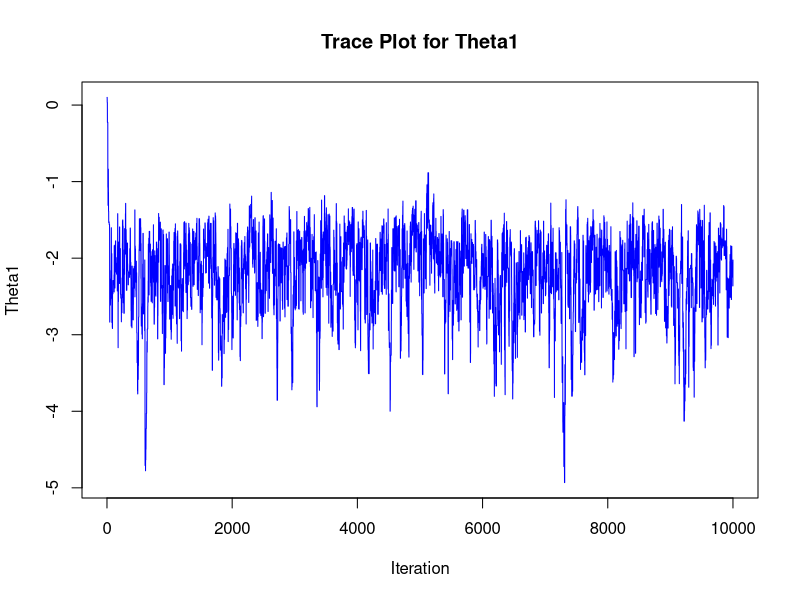
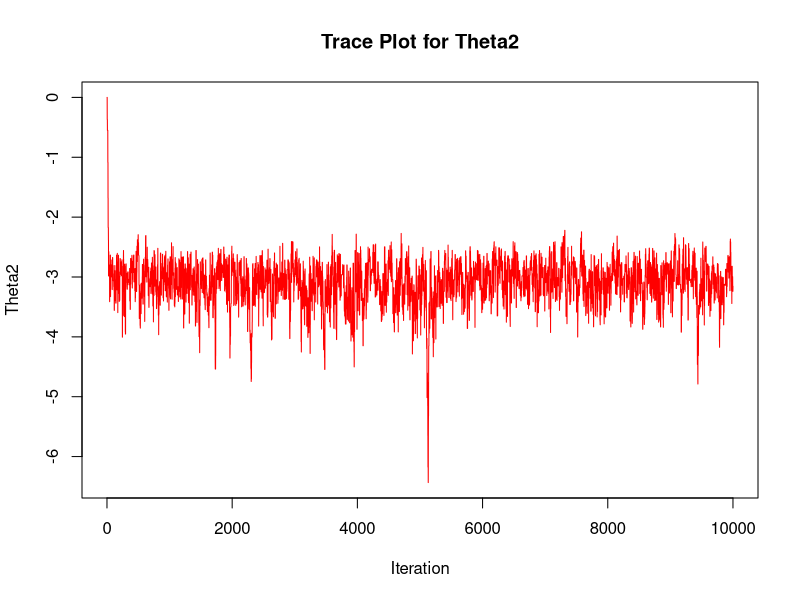
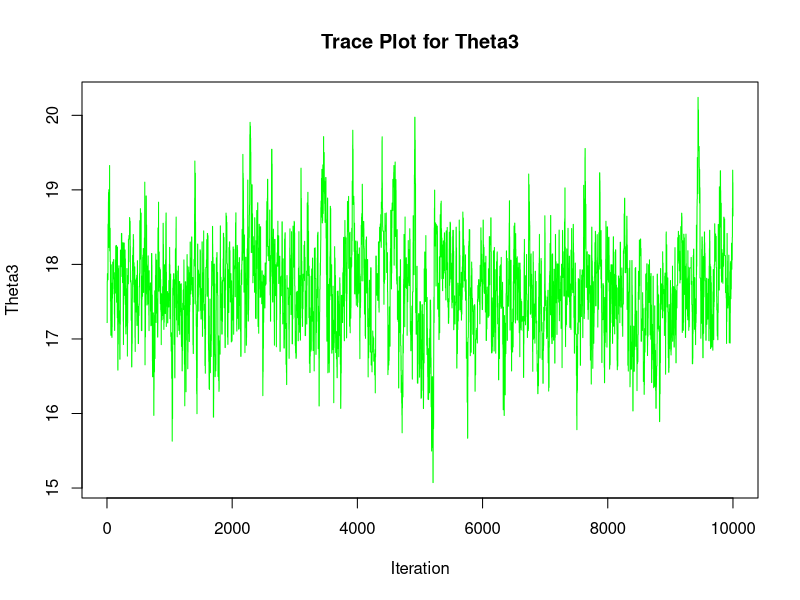

Source code (R) for these figures, in order:

data <- read.table("dataAssignment3.txt", header = TRUE)

#b)

log_posterior <- function(theta1, theta2, theta3, data) {
  # Extract the data columns
  x <- data[,1]
  y <- data[,2]
  z <- data[,3]
  
  # Compute the likelihood for each observation
  
  # due to the use of the logarithm get that 
  # log(f^z[i])) = z[i] * log(f)
  # log((1 - f)^(1 - z[i])) = (1 - z[i]) * log(1 - f)
  
  epsilon <- 1e-8  # Small constant to prevent log(0)
  
  likelihoods <- sapply(1:length(x), function(i) {
    f <- (exp(exp(theta1) * x[i] + exp(theta2) * (y[i] - theta3)^2) - 1) / 
      (exp(exp(theta1) * x[i] + exp(theta2) * (y[i] - theta3)^2) + 1)
    z[i] * log(f + epsilon) + (1 - z[i]) * log(1 - f + epsilon)
  })
  
  # the product of the likelihoods of each observation log(a*b*...*N)
  # is equivalent to the sum of the log of each observation's likelihood
  # log(a) + log(b) + ... + log(N)
  
  # Sum the log likelihoods
  sum_likelihoods <- sum(likelihoods)
  
  # Return the sum (since the prior is flat, the posterior is proportional to the likelihood)
  return(sum_likelihoods)
}



#c)

# Read the data into R
data <- read.table("dataAssignment3.txt", header = TRUE)

# Calculate mean, standard deviation, and range for each column
mean_x <- mean(data$x)
std_dev_x <- sd(data$x)
range_x <- range(data$x)

mean_y <- mean(data$y)
std_dev_y <- sd(data$y)
range_y <- range(data$y)

mean_z <- mean(data$z)
# For binary variable z, standard deviation and range may be less informative
range_z <- range(data$z)

# Print the calculated values
print(paste("Mean of x:", mean_x, "Standard Deviation of x:", std_dev_x, "Range of x:", paste(range_x, collapse = " to ")))
print(paste("Mean of y:", mean_y, "Standard Deviation of y:", std_dev_y, "Range of y:", paste(range_y, collapse = " to ")))
print(paste("Mean of z:", mean_z, "Range of z:", paste(range_z, collapse = " to ")))


mcmc <- function(start_values, data, iterations = 10000) {
  current_theta <- start_values
  chain <- matrix(NA, nrow = iterations, ncol = 3)
  
  for (i in 1:iterations) {
    proposed_theta <- current_theta + rnorm(3, mean = 0, sd = 0.4)
    
    current_log_posterior <- log_posterior(current_theta[1], current_theta[2], current_theta[3], data)
    proposed_log_posterior <- log_posterior(proposed_theta[1], proposed_theta[2], proposed_theta[3], data)
    
    if (!is.finite(current_log_posterior) || !is.finite(proposed_log_posterior)) {
      next  # Skip iteration if log-posterior is not finite
    }
    
    #symmetric random walk
    acceptance_ratio <- exp(proposed_log_posterior - current_log_posterior)
    
    if (runif(1) < acceptance_ratio) {
      current_theta <- proposed_theta
    }
    
    chain[i, ] <- current_theta
  }
  
  return(chain)
}

# Example usage
start_values <- c(0.1, 0, 17.22) # Replace with your starting values
chain <- mcmc(start_values, data)


# Assuming 'chain' is the output from your MCMC function

# Plot for theta1
plot(chain[, 1], type = "l", col = "blue", xlab = "Iteration", ylab = "Theta1", main = "Trace Plot for Theta1")

# Plot for theta2
plot(chain[, 2], type = "l", col = "red", xlab = "Iteration", ylab = "Theta2", main = "Trace Plot for Theta2")

# Plot for theta3
plot(chain[, 3], type = "l", col = "green", xlab = "Iteration", ylab = "Theta3", main = "Trace Plot for Theta3")



# d)

# Assuming 'chain' contains your MCMC samples
theta_mean <- colMeans(chain)

# Extracting mean values of theta1, theta2, theta3
theta1_mean <- theta_mean[1]
theta2_mean <- theta_mean[2]
theta3_mean <- theta_mean[3]

# Probability function
f <- function(x, y, theta1, theta2, theta3) {
  (exp(exp(theta1) * x + exp(theta2) * (y - theta3)^2) - 1) / 
    (exp(exp(theta1) * x + exp(theta2) * (y - theta3)^2) + 1)
}

# Compute the probability for one animal
p_single_animal <- f(3, 13, theta1_mean, theta2_mean, theta3_mean)

# Compute the probability that 9 out of 10 animals will develop the disease
# binomial(9; 10, p)
p_nine_out_of_ten <- choose(10, 9) * p_single_animal^9 * (1 - p_single_animal)^1

# Print the results
print(paste("Probability for one animal:", p_single_animal))
print(paste("Probability for 9 out of 10 animals:", p_nine_out_of_ten))


